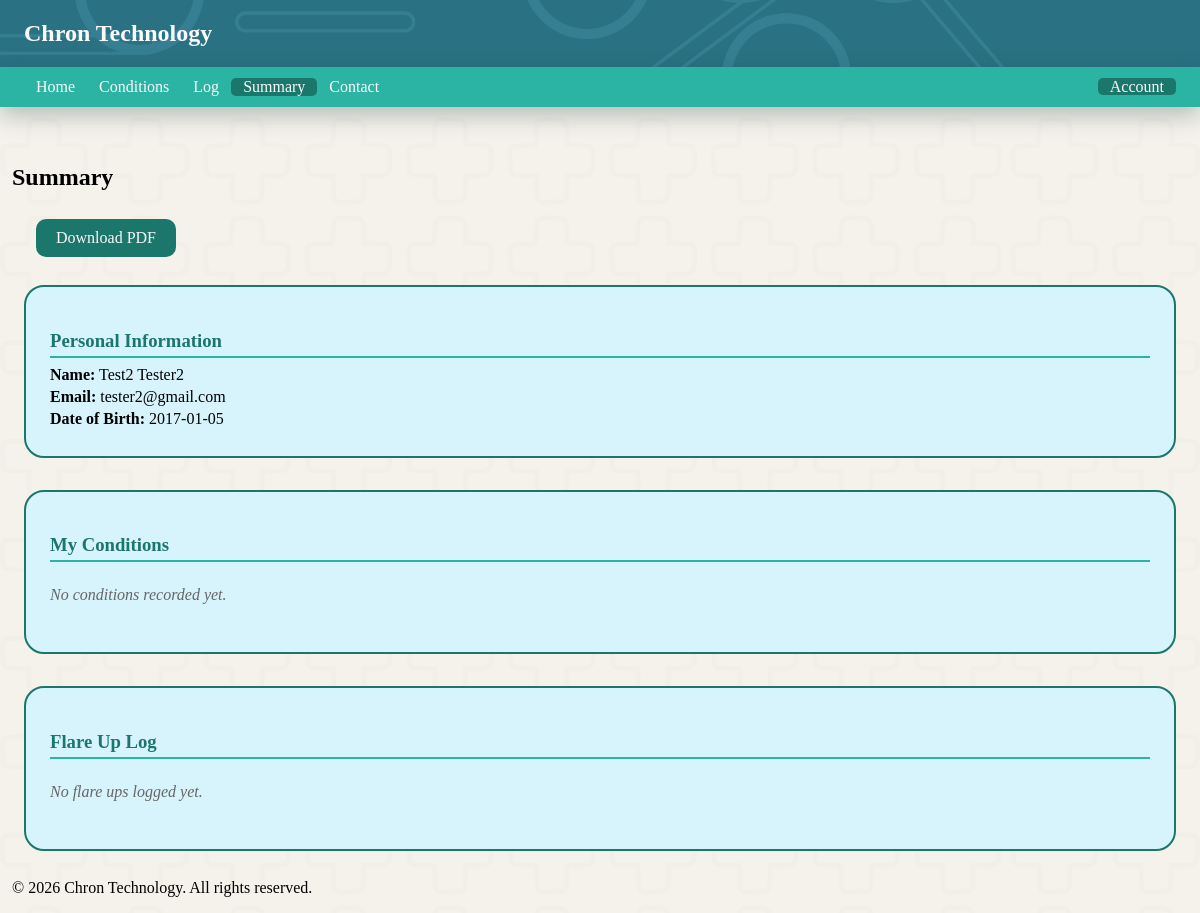
The page /summary (signed in) on the database as committed earlier.
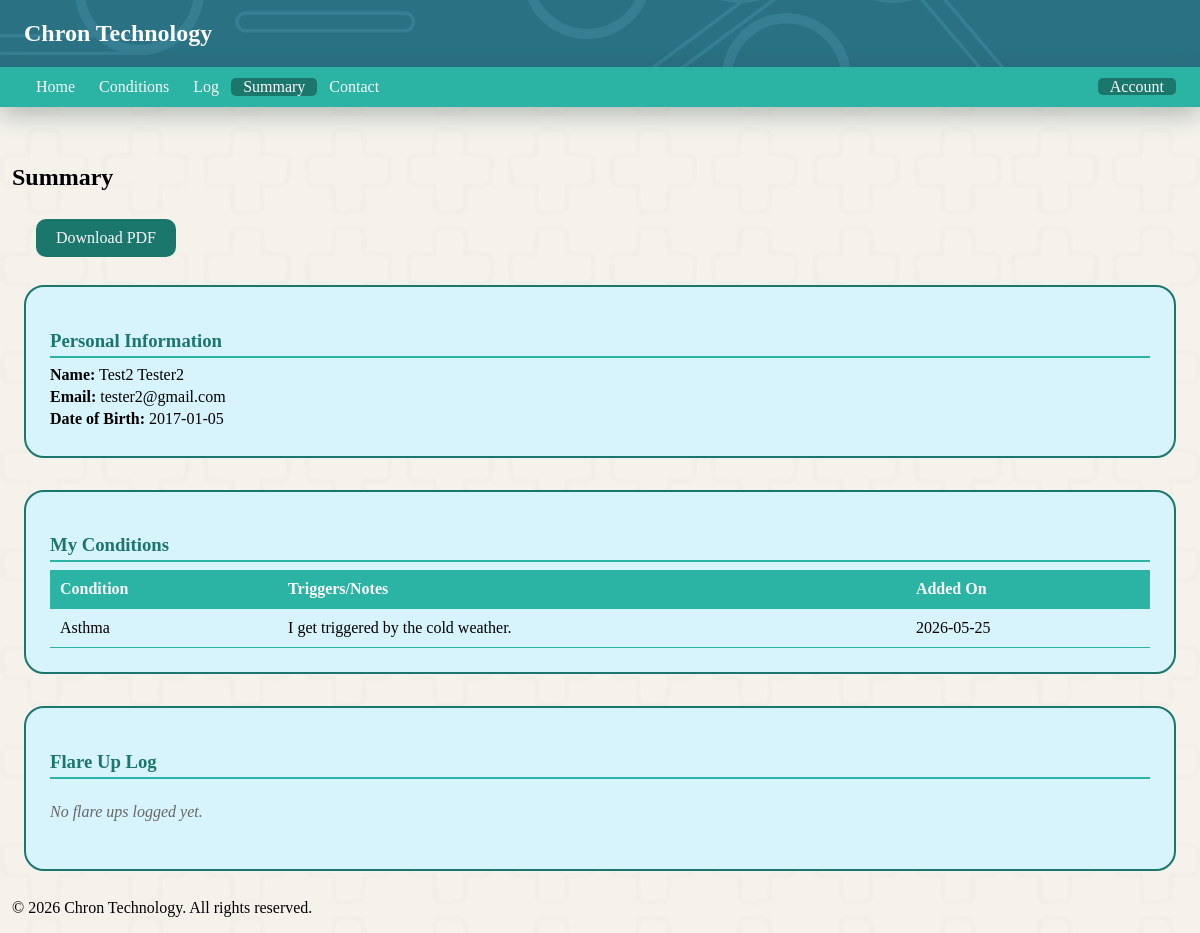
The same page on the database as committed later.
### tables this page shows
CREATE TABLE users (
        id INTEGER PRIMARY KEY AUTOINCREMENT,
        first_name TEXT NOT NULL,
        last_name TEXT NOT NULL,
        email TEXT UNIQUE NOT NULL,
        password TEXT NOT NULL,
        date_of_birth DATE NOT NULL
    );

CREATE TABLE conditions (
        id INTEGER PRIMARY KEY AUTOINCREMENT,
        user_id INTEGER NOT NULL,
        condition_name TEXT NOT NULL,
        triggers TEXT NULL,
        created_at TIMESTAMP DEFAULT CURRENT_TIMESTAMP,
        FOREIGN KEY (user_id) REFERENCES users(id)
    );

### app.py (the view)
@app.route('/summary')
def summary():
    if not session.get('user_id'):
        flash('Please sign in to view your summary.', 'error')
        return redirect('/signin')
    conn = get_user_conn()
    cursor = conn.cursor()
    cursor.execute(
        'SELECT first_name, last_name, email, date_of_birth FROM users WHERE id = ?',
        (session['user_id'],)
    )
    user = cursor.fetchone()
    user_info = {
        'first_name': user[0],
        'last_name': user[1],
        'email': user[2],
        'date_of_birth': user[3]
    }
    cursor.execute(
        'SELECT condition_name, triggers, created_at FROM conditions WHERE user_id = ? ORDER BY created_at',
        (session['user_id'],)
    )
    conditions = cursor.fetchall()
    cursor.execute(
        'SELECT begin_time, end_time, flareup_comment, created_at FROM flare_ups WHERE user_id = ? ORDER BY begin_time DESC',
        (session['user_id'],)
    )
    flare_ups = cursor.fetchall()
    conn.close()
    return render_template('summary.html', user_info=user_info, conditions=conditions, flare_ups=flare_ups)

### app.py (called while the page is built)
def get_user_conn():
    return sqlite3.connect(USER_DB)

### templates/summary.html (shortened to what this page needs)
<!DOCTYPE html>
<html lang="en">
<head>
    <link rel="stylesheet" href="/static/style.css">
</head>
<body class="index_page">
    <header>
        <nav>
            <h1 class="websitelogo">Chron Technology</h1>
        </nav>
        <div class="topnav">
            <div class="nav-left">
                <a class="notactive_page" href="/">Home</a>
                {% if session.get('user_id') %}
                <a class="notactive_page" href="conditions">Conditions</a>
                <a class="notactive_page" href="log">Log</a>
                <a class="active_page" href="summary">Summary</a>
                <a class="notactive_page" href="contact">Contact</a>
                {% endif %}
            </div>
            <div class="nav-right">
                {% if session.get('user_id') %}
                <div class="dropdown">
                    <span class="dropdown-toggle">Account</span>
                </div>
                {% else %}
                <a class="notactive_page" href="signup">SignUp</a>
                <a class="notactive_page" href="signin">SignIn</a>
                {% endif %}
            </div>
        </div>
    </header>
    <main>
        <section>
            <h2 class="topPageHeadings">Summary</h2>
            <a href="/download_summary" class="download-btn">Download PDF</a>
        </section>
        <div class="summary-container">
            <div class="summary-section">
                <h3>Personal Information</h3>
                <div class="info-grid">
                    <p><strong>Name:</strong> {{ user_info.first_name }} {{ user_info.last_name }}</p>
                    <p><strong>Email:</strong> {{ user_info.email }}</p>
                    <p><strong>Date of Birth:</strong> {{ user_info.date_of_birth }}</p>
                </div>
            </div>
            <div class="summary-section">
                <h3>My Conditions</h3>
                {% if conditions %}
                <table class="summary-table">
                    <thead>
                        <tr>
                            <th>Condition</th>
                            <th>Triggers/Notes</th>
                            <th>Added On</th>
                        </tr>
                    </thead>
                    <tbody>
                        {% for condition in conditions %}
                        <tr>
                            <td>{{ condition[0] }}</td>
                            <td>{{ condition[1] if condition[1] else '-' }}</td>
                            <td>{{ condition[2][:10] if condition[2] else '-' }}</td>
                        </tr>
                        {% endfor %}
                    </tbody>
                </table>
                {% else %}
                <p class="no-data">No conditions recorded yet.</p>
                {% endif %}
            </div>
            <div class="summary-section">
                <h3>Flare Up Log</h3>
                {% if flare_ups %}
                <table class="summary-table">
                    <thead>
                        <tr>
                            <th>Start Time</th>
                            <th>End Time</th>
                            <th>Notes</th>
                        </tr>
                    </thead>
                    <tbody>
                        {% for flare in flare_ups %}
                        <tr>
                            <td>{{ flare[0].replace('T', ' ') if flare[0] else '-' }}</td>
                            <td>{{ flare[1].replace('T', ' ') if flare[1] else '-' }}</td>
                            <td>{{ flare[2] if flare[2] else '-' }}</td>
                        </tr>
                        {% endfor %}
                    </tbody>
                </table>
                {% else %}
                <p class="no-data">No flare ups logged yet.</p>
                {% endif %}
            </div>
        </div>
    </main>
    <footer>
        <p>&copy; 2026 Chron Technology. All rights reserved.</p>
    </footer>
</body>
</html>

### static/style.css (style rules this page uses)
header { position: fixed; top: 0; left: 0; width: 100%; z-index: 1000; background-color: #2a7183; background-image: url('/static/images/header_image.png'); background-repeat: no-repeat; background-size: cover; background-position: center; }
.websitelogo { padding-left: 2vw; }
.topPageHeadings { display: block; padding-bottom: 1vh; }
.index_page { background-color: #f5f2ec; background-image: url('/static/images/chron_tech_background.png'); background-repeat: no-repeat; background-size: cover; background-position: center; background-attachment: fixed; min-height: 100vh; display: flex; flex-direction: column; margin: 0; padding-left: 1vw; padding-right: 1vw; }
main { flex: 1; margin-top: 18vh; }
.websitelogo { color: #fafafa; }
.topnav { background-color:#2BB3A3; height: 5vh; display: flex; align-items: center; justify-content: space-between; box-shadow: 0 8px 25px rgba(26, 58, 53, 0.3); }
.nav-left, .nav-right { display: flex; align-items: center; }
.nav-left { padding-left: 2vw; }
.nav-right { padding-right: 2vw; }
.active_page { color: #fafafa; text-decoration: none; padding-left: 1vw; padding-right: 1vw; background-color: #1b766c; border-radius: 5px; }
.notactive_page { color: #fafafa; text-decoration: none; padding-left: 1vw; padding-right: 1vw; }
.dropdown { position: relative; }
.dropdown-toggle { color: #fafafa; cursor: pointer; padding: 0 1vw; border-radius: 5px; background-color: #1b766c; }
.summary-section { margin-top: 2vh; }
.summary-container { display: flex; flex-direction: column; gap: 2vh; padding: 1vw; }
.summary-section { border: 2px solid #1b766c; border-radius: 20px; background-color: rgb(215, 243, 252); padding: 2vw; }
.summary-section h3 { color: #1b766c; margin-bottom: 1vh; border-bottom: 2px solid #2BB3A3; padding-bottom: 0.5vh; }
.info-grid p { margin: 0.5vh 0; }
.summary-table { width: 100%; border-collapse: collapse; margin-top: 1vh; }
.summary-table th, .summary-table td { padding: 10px; text-align: left; border-bottom: 1px solid #2BB3A3; }
.summary-table th { background-color: #2BB3A3; color: #fafafa; }
.no-data { color: #666; font-style: italic; padding: 1vh 0; }
.download-btn { display: inline-block; background-color: #1b766c; color: #fafafa; padding: 10px 20px; border-radius: 10px; text-decoration: none; margin-left: 2vw; transition: background-color 0.3s; }
section h2 { display: inline; }

Rows that differ between the two databases and show on the page:
added conditions: condition_name "Asthma", triggers "I get triggered by the cold weather.", created_at "2026-05-25"
Other text that changed with them:
text no longer shown: "No conditions recorded yet."
text now shown: "Condition Triggers/Notes Added On"
